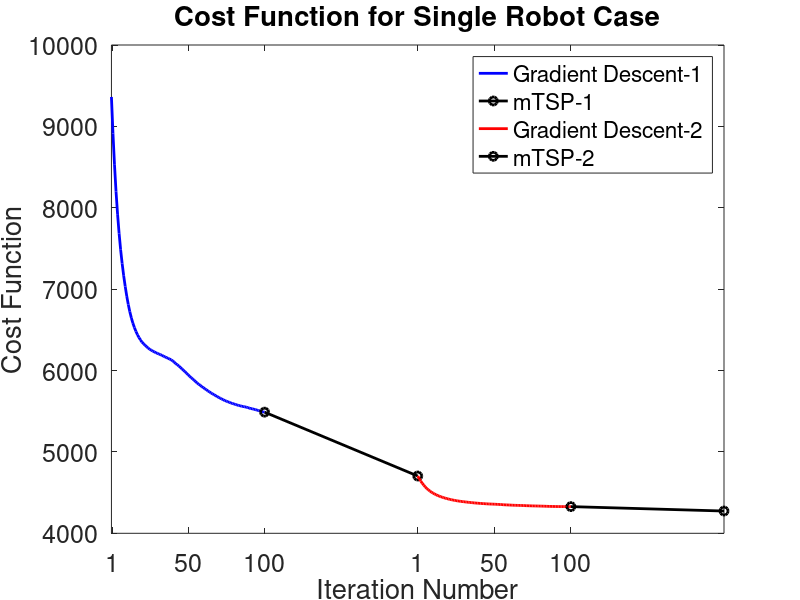

This chart was generated by the following MATLAB code:
set(0,'DefaultAxesFontSize',18) 
 h1=1e3*[    9.3616
    8.9140
    8.5274
    8.1980
    7.9215
    7.6857
    7.4843
    7.3142
    7.1641
    7.0328
    6.9144
    6.8113
    6.7226
    6.6469
    6.5828
    6.5279
    6.4806
    6.4401
    6.4049
    6.3755
    6.3483
    6.3275
    6.3091
    6.2924
    6.2757
    6.2620
    6.2492
    6.2390
    6.2289
    6.2191
    6.2112
    6.2024
    6.1951
    6.1871
    6.1764
    6.1673
    6.1590
    6.1499
    6.1412
    6.1312
    6.1193
    6.1022
    6.0857
    6.0708
    6.0555
    6.0382
    6.0217
    6.0043
    5.9876
    5.9681
    5.9499
    5.9312
    5.9132
    5.8965
    5.8798
    5.8635
    5.8464
    5.8317
    5.8175
    5.8032
    5.7891
    5.7766
    5.7627
    5.7498
    5.7374
    5.7247
    5.7133
    5.7029
    5.6920
    5.6805
    5.6705
    5.6595
    5.6503
    5.6404
    5.6317
    5.6236
    5.6167
    5.6093
    5.6014
    5.5954
    5.5893
    5.5834
    5.5771
    5.5715
    5.5671
    5.5616
    5.5579
    5.5543
    5.5498
    5.5456
    5.5378
    5.5335
    5.5292
    5.5247
    5.5192
    5.5148
    5.5081
    5.5026
    5.4970
    5.4928
    5.4887]';
h2=1e3*[      4.7039
    4.6705
    4.6407
    4.6141
    4.5901
    4.5687
    4.5497
    4.5327
    4.5181
    4.5052
    4.4935
    4.4829
    4.4733
    4.4647
    4.4569
    4.4499
    4.4433
    4.4374
    4.4316
    4.4265
    4.4214
    4.4170
    4.4125
    4.4086
    4.4050
    4.4014
    4.3983
    4.3954
    4.3928
    4.3903
    4.3880
    4.3857
    4.3834
    4.3812
    4.3792
    4.3771
    4.3753
    4.3732
    4.3716
    4.3701
    4.3686
    4.3670
    4.3659
    4.3645
    4.3634
    4.3620
    4.3611
    4.3601
    4.3590
    4.3585
    4.3576
    4.3567
    4.3556
    4.3545
    4.3534
    4.3523
    4.3507
    4.3497
    4.3490
    4.3480
    4.3474
    4.3461
    4.3453
    4.3444
    4.3439
    4.3434
    4.3428
    4.3421
    4.3415
    4.3410
    4.3397
    4.3391
    4.3385
    4.3379
    4.3373
    4.3367
    4.3362
    4.3358
    4.3354
    4.3348
    4.3342
    4.3337
    4.3332
    4.3327
    4.3318
    4.3313
    4.3306
    4.3302
    4.3299
    4.3296
    4.3294
    4.3289
    4.3287
    4.3285
    4.3283
    4.3281
    4.3281
    4.3281
    4.3281
    4.3282
    4.3279]';
h3=1e3*[ 4.2736];

plot(0:100,h1,'b','linewidth',2);
hold on;
plot([100,200],[h1(end),h2(1)],'k-o','linewidth',2);
hold on;
plot(200:300,h2,'r','linewidth',2);
hold on;
plot([300,400],[h2(end),h3(1)],'k-o','linewidth',2);
hold on;
% plot(400:500,h3,'g','linewidth',2);
% hold on;
 title 'Cost Function for Single Robot Case';
xlabel 'Iteration Number';
ylabel 'Cost Function';
legend ('Gradient Descent-1','mTSP-1','Gradient Descent-2','mTSP-2');
set(gca,'xtick',[1,50,100,200,250,300], 'xticklabel',{'1','50','100','1','50','100'});